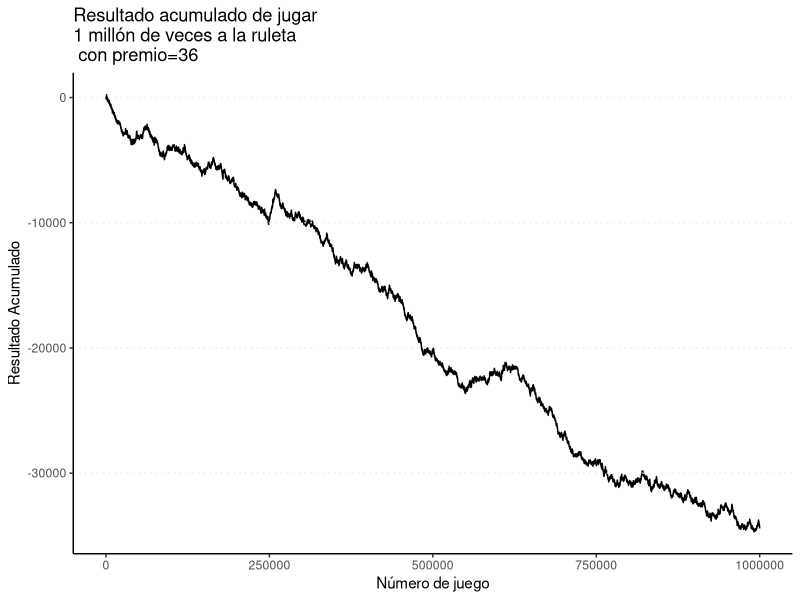
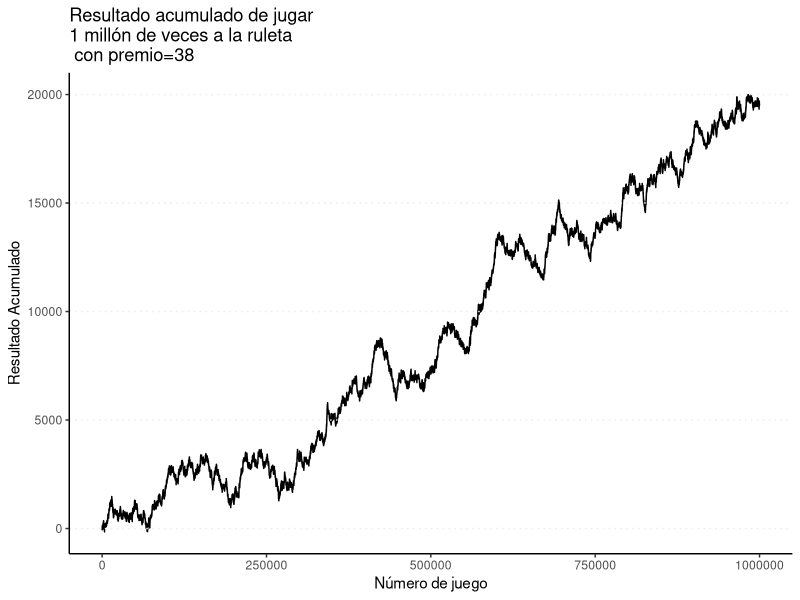
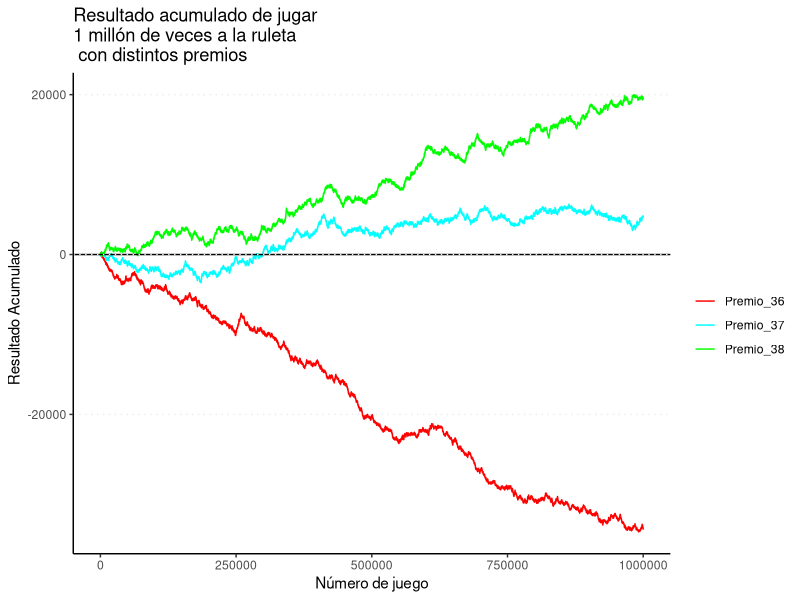

Here is the R script that generated these plots, in order:
########################################################

## TP en RStudio de Estadística para Economistas I #################

## Cátedra de Tamara Burdisso – FCE-UNLP ##################




#' Simularemos una ruleta con números del 0 al 36. 
#' Todos los números tienen la misma probabilidad de salir.

#' Pruebe de jugar 10 veces seguidas y muestre los números que salieron:


###### Ejecutar desde aqui #################################
library(tidyverse)
ruleta <- c(0:36)
sample(ruleta,10,replace=TRUE)
###### Hasta aqui ##########################################

#' De ahora en más, apostará siempre al mismo número. 
#' Elija el número al que quiere apostar (del 0 al 36):
 

###### Ejecutar desde aqui #################################
numero_elegido <- 3     ### Poner cualquier número de 0 a 36
###### Hasta aqui ##########################################


##### Parte a)

#' Cada vez que juega tiene que pagar **1 peso** como entrada. En caso de ganar, recibe 
#' un premio de **36 pesos**. Es decir, en caso de ganar, obtendrá una ganancia 
#' neta de 36-1 = 35 pesos.

#' Jugaremos un millón de veces al número elegido

#' Calculamos los resultados (ganancia/pérdida) acumulados. ¿Cuál fue el resultado final?


###### Ejecutar desde aqui #################################
entrada <- 1
premio <- 36
repeticiones <- 1000000
resultados <- replicate(repeticiones, {
  x <- sample(ruleta,1,replace=TRUE)
  if (x==numero_elegido) {
    resultados <- premio-entrada
  } else {
    resultados <- entrada*(-1)
  }
})
resultados_acumulados_36 <- cumsum(resultados)
paste("El resultado final fue: ",resultados_acumulados_36[repeticiones])
###### Hasta aqui ##########################################

 
#' Graficamos (puede demorar unos segundos en aparecer el gráfico)


###### Ejecutar desde aqui #################################
data.frame(tirada=seq(1,repeticiones,25), resultado_acumulado=resultados_acumulados_36[seq(1,repeticiones,25)]) %>%
  ggplot() +
  geom_line(aes(x=tirada, y=resultado_acumulado)) +
  theme_classic() +
  ylab("Resultado Acumulado") +
  xlab("Número de juego") +
  ggtitle("Resultado acumulado de jugar\n1 millón de veces a la ruleta\n con premio=36") +
  theme(panel.background = element_blank(),
        panel.grid.major.y = element_line(linetype = "dotted"),
        panel.ontop = TRUE)
###### Hasta aqui ##########################################


#' Viendo los resultados, ¿Parece ser un juego equilibrado? ¿Conviene jugar o ser el Casino?


###### Parte b)

 
#' Jugaremos nuevamente a la ruleta. Cada vez que juega tiene que pagar **1 peso** como entrada. 
#' Pero esta vez, en caso de ganar, recibe un premio de **38 pesos** 
#' en lugar de los 36 de la ruleta anterior.


###### Ejecutar desde aqui #################################
entrada <- 1
premio <- 38
###### Hasta aqui ##########################################


#' Jugaremos un millón de veces al número elegido 
#' Calculamos los resultados acumulados. ¿Cuál fue el resultado final?


###### Ejecutar desde aqui #################################
repeticiones <- 1000000
resultados <- replicate(repeticiones, {
  x <- sample(ruleta,1,replace=TRUE)
  if (x==numero_elegido) {
    resultados <- premio-entrada
  } else {
    resultados <- entrada*(-1)
  }
})
resultados_acumulados_38 <- cumsum(resultados)
paste("El resultado final fue: ",resultados_acumulados_38[repeticiones])
###### Hasta aqui ##########################################

 
#' Graficamos (puede demorar unos segundos en aparecer el gráfico)


###### Ejecutar desde aqui #################################
data.frame(tirada=seq(1,repeticiones,25), resultado_acumulado=resultados_acumulados_38[seq(1,repeticiones,25)]) %>%
  ggplot() +
  geom_line(aes(x=tirada, y=resultado_acumulado)) +
  theme_classic() +
  ylab("Resultado Acumulado") +
  xlab("Número de juego") +
  ggtitle("Resultado acumulado de jugar\n1 millón de veces a la ruleta\n con premio=38 ") +
  theme(panel.background = element_blank(),
        panel.grid.major.y = element_line(linetype = "dotted"),
        panel.ontop = TRUE)
###### Hasta aqui ##########################################

 
#' Viendo los resultados, ¿Parece un juego equilibrado? ¿Conviene jugar o ser el Casino?

##### Parte c)

#' Jugaremos nuevamente a la ruleta, pero esta vez el premio por ganar es **37 pesos**. 
#' La entrada sigue siendo de **1 peso**.


###### Ejecutar desde aqui #################################
entrada <- 1
premio <- 37
###### Hasta aqui ##########################################

 
#' Jugaremos un millón de veces al número elegido 
#' Calculamos los resultados acumulados. ¿Cuál fue el resultado final?


###### Ejecutar desde aqui #################################
repeticiones <- 1000000
resultados <- replicate(repeticiones, {
  x <- sample(ruleta,1,replace=TRUE)
  if (x==numero_elegido) {
    resultados <- premio-entrada
  } else {
    resultados <- entrada*(-1)
  }
})
resultados_acumulados_37 <- cumsum(resultados)
paste("El resultado final fue: ",resultados_acumulados_37[repeticiones])
###### Hasta aqui ##########################################

 
#' Graficamos comparando con los resultados anteriores (puede demorar unos segundos 
#' en aparecer el gráfico)


###### Ejecutar desde aqui #################################
data.frame(tirada=seq(1,repeticiones,25), resultado_acumulado_36=resultados_acumulados_36[seq(1,repeticiones,25)],
           resultado_acumulado_37=resultados_acumulados_37[seq(1,repeticiones,25)],
           resultado_acumulado_38=resultados_acumulados_38[seq(1,repeticiones,25)]) %>%
  ggplot(aes(x=tirada)) +
  geom_line(aes(y=resultado_acumulado_36, colour="Premio_36")) +
  geom_line(aes(y=resultado_acumulado_37, colour="Premio_37")) +
  geom_line(aes(y=resultado_acumulado_38, colour="Premio_38")) +
  geom_hline(yintercept = 0) +
  theme_classic() +
  ylab("Resultado Acumulado") +
  xlab("Número de juego") +
  ggtitle("Resultado acumulado de jugar\n1 millón de veces a la ruleta\n con distintos premios ") +
  scale_color_manual(values=c("Premio_36"="red", "Premio_37"="cyan", "Premio_38"="green"), name="") +
  theme(panel.background = element_blank(),
        panel.grid.major.y = element_line(linetype = "dotted"),
        panel.ontop = TRUE)
###### Hasta aqui ##########################################


#' Viendo los resultados con un premio de 37, ¿Parece ser un juego equilibrado? 
#' ¿Conviene jugar o ser el Casino?

#' ¿Qué relación encuentra entre el premio por ganar, el valor esperado del juego y la posibilidad de 
#' ganar o perder dinero en el largo plazo?

#' El resto de las preguntas de este ejercicio deberá responderlas sin ayuda de R.
